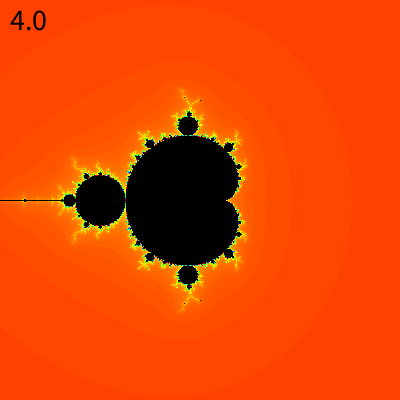
Frame 1 (no input)
Frame 60 (the mouse pressed at the canvas centre just before this capture): identical to frame 1, image omitted
Frame 120 (the mouse held since frame 60 and released just before this capture): identical to frame 1, image omitted

The Processing sketch that drew this single still picture (run headless with seeded random() and noise(); from frame 60 on, the mouse is pressed at the canvas centre):

// Processing sketch: MandelbrotSet
// ── MandelbrotSet.pde
double scaleX1 = -2, scaleX2 = 2;
double scaleY1 = -2, scaleY2 = 2;

void setup(){
  size(400, 400);
  colorMode(HSB);
}

void draw(){
  
  pixelDensity(1);
  Complex com;
  loadPixels();
  for(int y = 0; y < height; y++){
    for(int x = 0; x < width; x++){
      com = new Complex(scaleX1 + x * (scaleX2 - scaleX1)/width, scaleY1 + y * (scaleY2 - scaleY1)/height);
      //println(com.real, com.imag);
      /*if(com.inTheSet())
        pixels[x+y*width] = color(255);
      else
        pixels[x+y*width] = color(0);*/
      //pixels[x+y*width] = com.col();
      int k = com.inTheSet();
      if(k == -1){
        pixels[x+y*width] = color(0);
      } else {
        pixels[x+y*width] = color(k,255,255);
      }
    }
  }
  updatePixels();
  fill(255,255,0);
  textSize(30);
  text((scaleX2-scaleX1)+"", 10,30);
}
void keyPressed(){
  println(scaleX1,scaleX2,scaleY1,scaleY2);
  
  if(37 == keyCode){
    double k = (scaleX2-scaleX1)/50.0;
    scaleX2 += k;
    scaleX1 += k;
  } else if(39 == keyCode){
    double k = (scaleX2-scaleX1)/50.0;
    scaleX2 -= k;
    scaleX1 -= k;
  }
  if(38 == keyCode){
    double k = (scaleY2-scaleY1)/50.0;
    scaleY2 += k;
    scaleY1 += k;
  } else if(40 == keyCode){
    double k = (scaleY2-scaleY1)/50.0;
    scaleY2 -= k;
    scaleY1 -= k;
  }
  
  if(90 == keyCode){
    double k = scaleX2 - scaleX1;
    double ave = (scaleX2 + scaleX1)/2.0;
    k *= 1.1;
    scaleX2 = ave + k/2.0;
    scaleX1 = ave - k/2.0;
    k = scaleY2 - scaleY1;
    k *= 1.1;
    ave = (scaleY2 + scaleY1)/2.0;
    scaleY2 = ave + k/2.0;
    scaleY1 = ave - k/2.0;
  } else if(65 == keyCode){
    double k = scaleX2 - scaleX1;
    double ave = (scaleX2 + scaleX1)/2.0;
    k *= 0.9;
    scaleX2 = ave + k/2.0;
    scaleX1 = ave - k/2.0;
    k = scaleY2 - scaleY1;
    k *= 0.9;
    ave = (scaleY2 + scaleY1)/2.0;
    scaleY2 = ave + k/2.0;
    scaleY1 = ave - k/2.0;
  }
}

// ── Complex.pde
class Complex{
  
  double real;
  double imag;
  
  Complex(double re, double im){
    this.real = re;
    this.imag = im;
  }
  
  void add(double r, double i){
    this.real += r;
    this.imag += i;
  }
  
  void sq(){
    double r = this.real;
    double i = this.imag;
    this.real = Math.pow(r, 2) - Math.pow(i, 2);
    this.imag = 2 * r * i;
  }
  
  double len(){
    return Math.sqrt(Math.pow(real, 2)+Math.pow(imag, 2));
  }
  /*
  boolean inTheSet(){
    Complex a = new Complex(0,0);
    for(int i = 0; i < 1000; i++){
      a.sq();
      a.add(this.real, this.imag);
    }
    return (a.real < 1000 || (a.real > -1000)) && (a.imag < 1000 || (a.imag > -1000));
  }*/
  
  int inTheSet(){
    Complex a = new Complex(0,0);
    int k = 0;
    int t = 10;
    int l = 2000;
    while((a.real < t || (a.real > -t)) && (a.imag < t || (a.imag > -t))){
      a.sq();
      a.add(this.real, this.imag);
      k++;
      if(k > l){
        return -1;
      }
    }
    return k;
  }
  
  color col(){
    Complex a = new Complex(0,0);
    for(int i = 0; i < 1000; i++){
      a.sq();
      a.add(this.real, this.imag);
    }
    if((a.real < 1000 || (a.real > -1000)) && (a.imag < 1000 || (a.imag > -1000))){
      return color((int)(255.0*Math.abs(a.real)/1000.0), (int)(255.0*Math.abs(a.imag)/1000.0), 255);
    }
    return color(0);
  }
}
